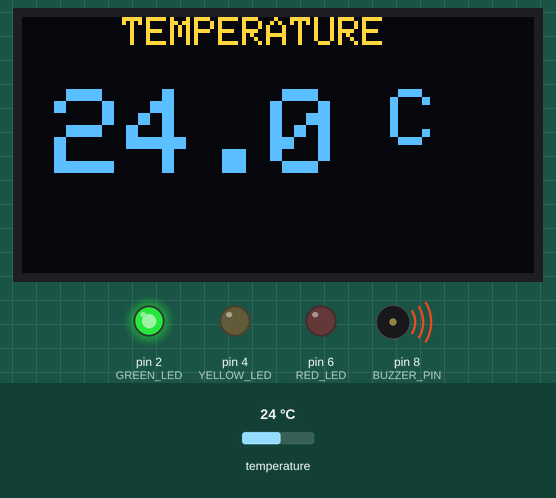
A sketch run on a simulated Arduino Uno, built with avr-gcc and run on an emulated ATmega328P. Shown: 128×64 one-colour display, output pins drawn as LEDs (lit = HIGH), buzzer (waves = sounding, pin HIGH). The inputs (shaded band) are chosen by the test bench; at power-on: temperature 24 °C. The OLED is the two-colour kind (top 16 rows yellow); what the sketch prints to the serial monitor is not drawn.

Above: at 3.2 s.
3.3 s: temperature set to 29.5 °C
At 4.6 s:
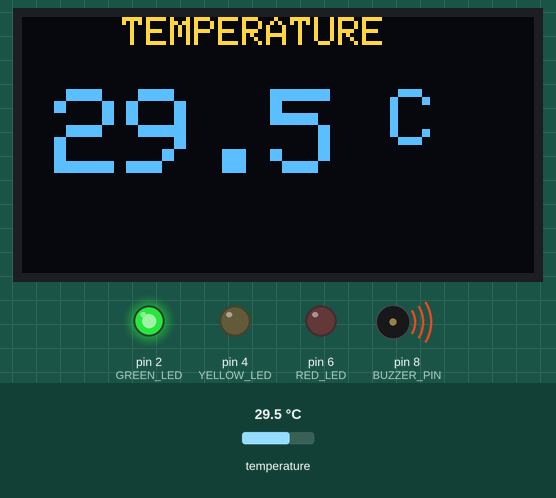
5.7 s: temperature set to 30.6 °C
At 8.1 s:
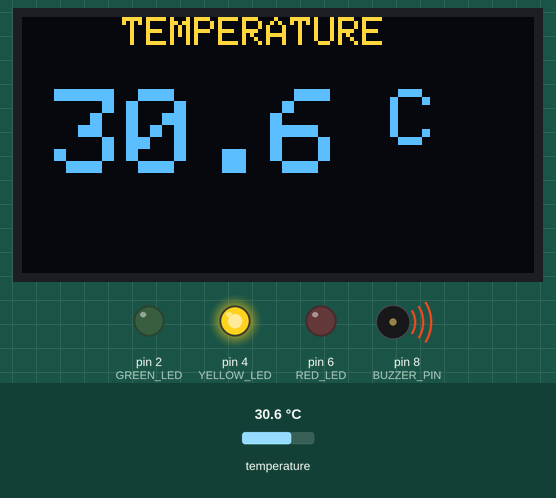
8.8 s: temperature set to 35.2 °C
At 11.3 s:
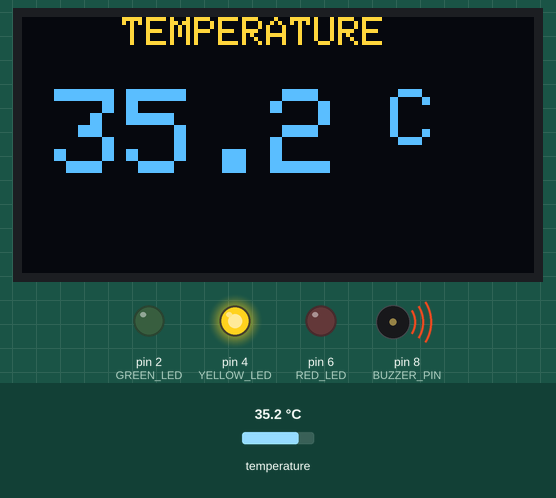
11.9 s: temperature set to 36.6 °C
At 13.9 s:
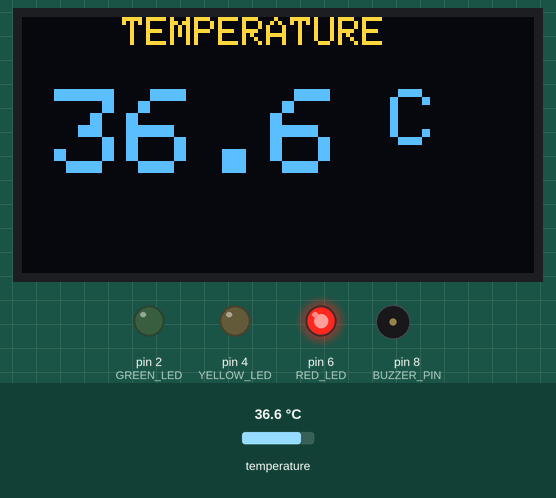
Timing chart, 0 to 15.1 s (numbered marks = the images above; inputs shaded):
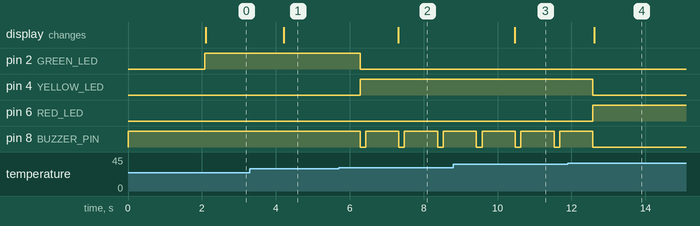

The sketch:

pyroquadcom.ino
```cpp
#include <Wire.h>
#include <Adafruit_GFX.h>
#include <Adafruit_SSD1306.h>
#include <Adafruit_MCP9808.h>

#define SCREEN_WIDTH 128
#define SCREEN_HEIGHT 64
#define OLED_RESET -1

Adafruit_SSD1306 display(SCREEN_WIDTH, SCREEN_HEIGHT, &Wire, OLED_RESET);
Adafruit_MCP9808 mcp;

#define GREEN_LED 2
#define YELLOW_LED 4
#define RED_LED 6
#define BUZZER_PIN 8

#define WARNING_TEMP 30.0
#define OVERHEAT_TEMP 36.0

#define MAX_RETRIES 3

void setup() {
  Serial.begin(9600);
  Wire.begin();

  pinMode(GREEN_LED, OUTPUT);
  pinMode(YELLOW_LED, OUTPUT);
  pinMode(RED_LED, OUTPUT);
  pinMode(BUZZER_PIN, OUTPUT);

  digitalWrite(GREEN_LED, LOW);
  digitalWrite(YELLOW_LED, LOW);
  digitalWrite(RED_LED, LOW);
  digitalWrite(BUZZER_PIN, HIGH);

  if (!display.begin(SSD1306_SWITCHCAPVCC, 0x3C)) {
    Serial.println("OLED NOT FOUND");
    while (1);
  }

  display.clearDisplay();
  display.setTextColor(SSD1306_WHITE);
  display.setTextSize(1);
  display.setCursor(35, 28);
  display.println("PYROQUADCOM");
  display.display();

  delay(1500);

  if (!mcp.begin(0x18)) {
    Serial.println("MCP9808 NOT FOUND");

    display.clearDisplay();
    display.setTextSize(1);
    display.setCursor(25, 28);
    display.println("MCP ERROR");
    display.display();

    while (1);
  }

  Serial.println("System Ready");
  Serial.println("CP2102 SERIAL READY");

  delay(500);
}

void loop() {
  float temperature = 0;
  bool success = false;

  for (int attempt = 1; attempt <= MAX_RETRIES; attempt++) {
    temperature = mcp.readTempC();

    if (temperature > -40.0 && temperature < 125.0) {
      success = true;
      break;
    }

    Serial.print("MCP READ ERROR #");
    Serial.println(attempt);

    delay(300);
  }

  if (!success) {
    Serial.println("MCP READ FAILED AFTER 3 RETRIES");

    digitalWrite(GREEN_LED, LOW);
    digitalWrite(YELLOW_LED, LOW);
    digitalWrite(RED_LED, LOW);
    digitalWrite(BUZZER_PIN, HIGH);

    display.clearDisplay();
    display.setTextSize(1);
    display.setCursor(20, 25);
    display.println("Sensor Error");
    display.display();

    delay(1000);
    return;
  }

  String status;

  if (temperature < WARNING_TEMP) {
    status = "NORMAL";

    digitalWrite(GREEN_LED, HIGH);
    digitalWrite(YELLOW_LED, LOW);
    digitalWrite(RED_LED, LOW);
    digitalWrite(BUZZER_PIN, HIGH);

  } else if (temperature < OVERHEAT_TEMP) {
    status = "WARNING";

    digitalWrite(GREEN_LED, LOW);
    digitalWrite(YELLOW_LED, HIGH);
    digitalWrite(RED_LED, LOW);

    digitalWrite(BUZZER_PIN, LOW);
    delay(150);
    digitalWrite(BUZZER_PIN, HIGH);
    delay(850);

  } else {
    status = "OVERHEATING";

    digitalWrite(GREEN_LED, LOW);
    digitalWrite(YELLOW_LED, LOW);
    digitalWrite(RED_LED, HIGH);
    digitalWrite(BUZZER_PIN, LOW);
  }

  Serial.print("Temperature: ");
  Serial.print(temperature, 2);
  Serial.println(" C");

  Serial.print("STATUS: ");
  Serial.println(status);

  Serial.print("DATA,");
  Serial.print(temperature, 2);
  Serial.print(",");
  Serial.println(status);

  display.clearDisplay();
  display.setTextColor(SSD1306_WHITE);

  display.setTextSize(1);
  display.setCursor(25, 0);
  display.println("TEMPERATURE");

  display.setTextSize(3);
  display.setCursor(8, 18);
  display.print(temperature, 1);

  display.setTextSize(2);
  display.print(" C");

  display.display();

  if (temperature < WARNING_TEMP) {
    delay(1000);
  }
}
```

Measured:
- the behaviour switches between 29.9 and 30 °C on temperature (found by bisection; images 1 and 2)
- the behaviour switches between 35.9 and 36 °C on temperature (found by bisection; images 3 and 4)
- after the input at 3.3 s, the display: changes after 0.91 s (image 1)
- after the input at 5.7 s, pin 2 (GREEN_LED): HIGH → LOW after 0.58 s; pin 4 (YELLOW_LED): LOW → HIGH after 0.58 s; pin 8 (BUZZER_PIN): alternates HIGH for 0.90 s and LOW for 0.15 s, starting after 0.58 s; the display: changes after 1.6 s (image 2)
- after the input at 8.8 s, the display: changes after 1.7 s (image 3)
- after the input at 11.9 s, pin 4 (YELLOW_LED): HIGH → LOW after 0.68 s; pin 6 (RED_LED): LOW → HIGH after 0.68 s; pin 8 (BUZZER_PIN): goes on until 12.6 s, then stays LOW; the display: changes after 0.72 s (image 4)
